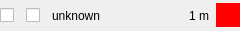
<?xml version="1.0" encoding="UTF-8"?>
<ui version="4.0">
 <class>Form</class>
 <widget class="QWidget" name="Form">
  <property name="geometry">
   <rect>
    <x>0</x>
    <y>0</y>
    <width>240</width>
    <height>31</height>
   </rect>
  </property>
  <property name="sizePolicy">
   <sizepolicy hsizetype="Expanding" vsizetype="Expanding">
    <horstretch>0</horstretch>
    <verstretch>0</verstretch>
   </sizepolicy>
  </property>
  <property name="minimumSize">
   <size>
    <width>240</width>
    <height>31</height>
   </size>
  </property>
  <property name="windowTitle">
   <string>Form</string>
  </property>
  <property name="windowOpacity">
   <double>0.000000000000000</double>
  </property>
  <layout class="QHBoxLayout" name="horizontalLayout">
   <property name="spacing">
    <number>12</number>
   </property>
   <property name="leftMargin">
    <number>0</number>
   </property>
   <property name="topMargin">
    <number>0</number>
   </property>
   <property name="rightMargin">
    <number>0</number>
   </property>
   <property name="bottomMargin">
    <number>0</number>
   </property>
   <item>
    <widget class="QCheckBox" name="construct">
     <property name="text">
      <string/>
     </property>
    </widget>
   </item>
   <item>
    <widget class="QCheckBox" name="base">
     <property name="text">
      <string/>
     </property>
    </widget>
   </item>
   <item>
    <widget class="QLabel" name="name">
     <property name="minimumSize">
      <size>
       <width>75</width>
       <height>0</height>
      </size>
     </property>
     <property name="text">
      <string>unknown</string>
     </property>
    </widget>
   </item>
   <item>
    <widget class="QLabel" name="thickness">
     <property name="minimumSize">
      <size>
       <width>75</width>
       <height>0</height>
      </size>
     </property>
     <property name="text">
      <string>1 m</string>
     </property>
     <property name="alignment">
      <set>Qt::AlignRight|Qt::AlignTrailing|Qt::AlignVCenter</set>
     </property>
    </widget>
   </item>
   <item>
    <widget class="QWidget" name="color" native="true">
     <property name="minimumSize">
      <size>
       <width>24</width>
       <height>24</height>
      </size>
     </property>
     <property name="maximumSize">
      <size>
       <width>24</width>
       <height>24</height>
      </size>
     </property>
     <property name="autoFillBackground">
      <bool>false</bool>
     </property>
     <property name="styleSheet">
      <string notr="true">background: rgb(255, 0, 0)</string>
     </property>
    </widget>
   </item>
  </layout>
 </widget>
 <resources/>
 <connections/>
</ui>
